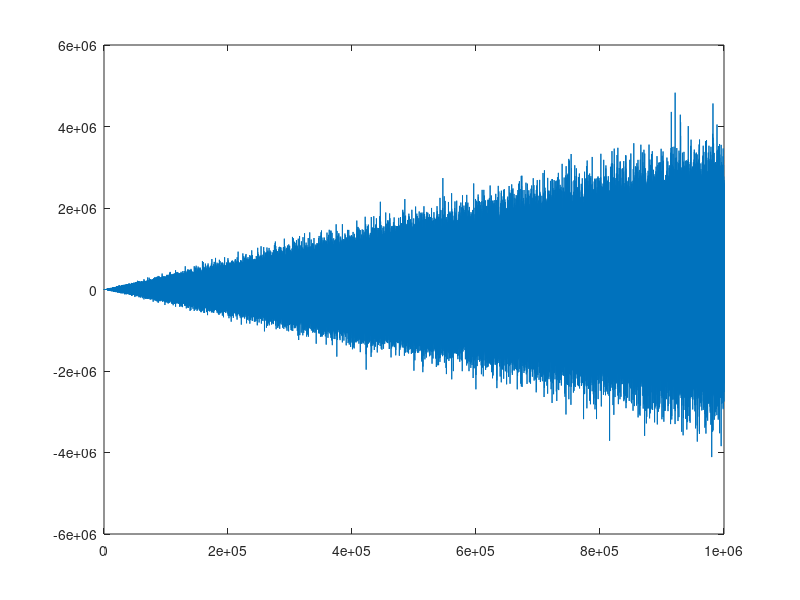
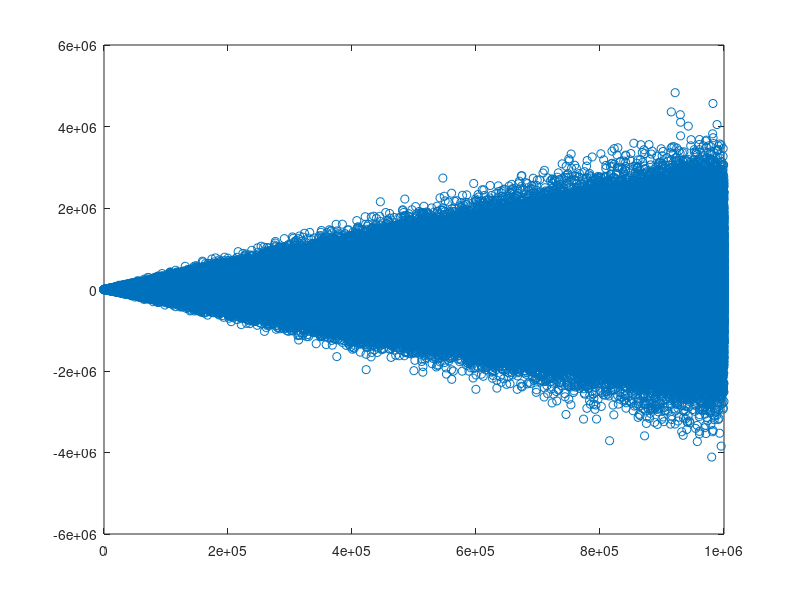

Here is the MATLAB script that generated these plots, in order: (Note: this script raises an error after producing the figures.)
%Q4A
close all
clear all
clc
%%%%%%%%%%%%%%%%%
t = 1:1000000;
z = 1/5*t + t.*randn(size(t));
figure,plot(t,z)
figure,plot(t,z,'o')

[bins,p]=acNhist2(z,0);
figure,plot(bins,p,'b','LineWidth',2); % it is used to plot the envelope of the histogram.
grid minor; 

z2=detrend(z);
figure,plot(t,z2)
[bins,p]=acNhist2(z2,0);
figure,plot(bins,p,'b','LineWidth',2); % it is used to plot the envelope of the histogram.
grid minor; 

for kk=1:3
    [bins,p]=acNhist2(z2(1:1000*10^kk),0);
    figure,plot(bins,p,'b','LineWidth',2); % it is used to plot the envelope of the histogram.
    grid minor; 
    title(['index of partition =',num2str(kk)])
end

[bins,p]=acNhist2(z2(1000:50000),0);
figure,plot(bins,p,'b','LineWidth',2); % it is used to plot the envelope of the histogram.
grid minor; 
%%%%%%%%%%%%%%%%%%%%%%%%%%%%%%%%%%%%%%%%%%%%%%%%
% when the ratio between mean and sigma is a certain factor
ratio=[1/2, 1/3,1/4,1/5];
for k=ratio
    sigma = randi(10,1,1);
    mu = sigma*k;

    x=-3*sigma:3*sigma;
    y = pdf('Normal',x,mu,sigma);
    figure,plot(y)
    title(['mu=',num2str(mu),'  sigma=',num2str(sigma)])
end

%%%%%%%%%%%%%%%%%%%%%%%%%%%%%%%%%%%%%%%%%%%%%%%%%%
% A=1.2;                      %amplitude of the signal
% alfa=0.5;
% beta=10;
% Fs=100;                     %sampling rate        
% Ts=1/Fs;                    %sampling period
% t=0:Ts:10;                  %time vector
% y=A*exp(-alfa*t).*sin(beta*t)+ rand(size(t));
% plot(t(1:1000),y(1:1000),'k','LineWidth',2),grid on
% title('Random non-stationary continuous signal','FontWeight','Bold','FontSize',14)
% xlabel('time t(second)','FontWeight','normal','FontSize',12)
% ylabel('amplitude u(volt)','FontWeight','normal','FontSize',12)
% 
% 
% mean(Y)
% std(A)
% 
% 
% figure,subplot(2,1,1)
% autocorr(Y)
% subplot(2,1,2)
% parcorr(Y)